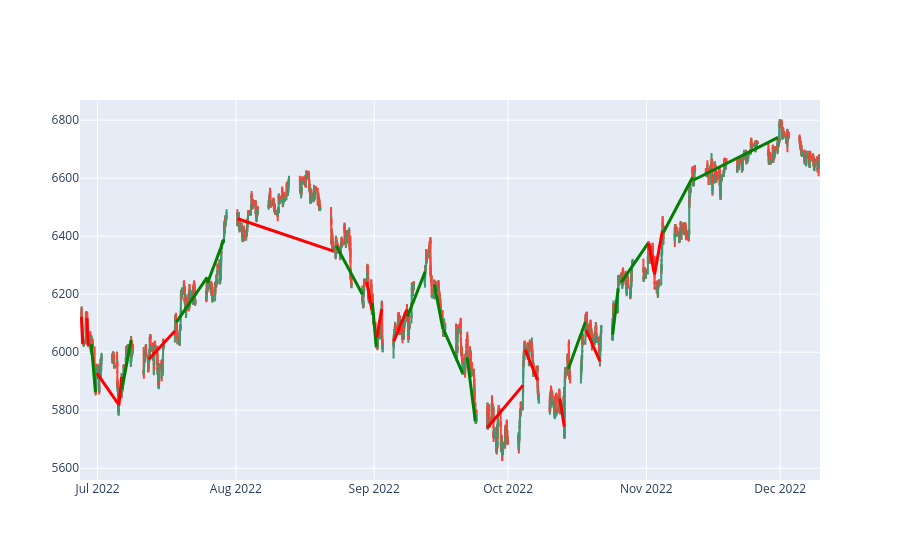

Write notebook code for a chart like this one.
### Markdown cell above
### Plot result

### Code cell
plot_trades_result(data, result)

### Figure 1 — Plotly figure (JSON) as saved in the notebook; plotly's stock layout.template omitted (floating-point values rounded to 4 significant figures; data arrays with more than 128 entries replaced by an {"elided": "..."} marker saying what was removed)
{"data": [{"close": {"elided": "6713 float values"}, "high": {"elided": "6713 float values"}, "low": {"elided": "6713 float values"}, "open": {"elided": "6713 float values"}, "type": "candlestick", "x": {"elided": "6713 str values"}}], "layout": {"shapes": [{"line": {"color": "red", "width": 3}, "type": "line", "x0": "2022-06-27T09:30:00+02:00", "x1": "2022-06-27T15:45:00+02:00", "y0": 6122.0, "y1": 6029.0}, {"line": {"color": "red", "width": 3}, "type": "line", "x0": "2022-06-28T14:30:00+02:00", "x1": "2022-06-28T21:45:00+02:00", "y0": 6118.0, "y1": 6023.0}, {"line": {"color": "green", "width": 3}, "type": "line", "x0": "2022-06-29T14:30:00+02:00", "x1": "2022-06-30T12:30:00+02:00", "y0": 6028.0, "y1": 5862.0}, {"line": {"color": "red", "width": 3}, "type": "line", "x0": "2022-06-30T21:15:00+02:00", "x1": "2022-07-05T14:00:00+02:00", "y0": 5927.0, "y1": 5823.0}, {"line": {"color": "red", "width": 3}, "type": "line", "x0": "2022-07-05T18:30:00+02:00", "x1": "2022-07-06T09:30:00+02:00", "y0": 5816.0, "y1": 5915.0}, {"line": {"color": "green", "width": 3}, "type": "line", "x0": "2022-07-06T11:15:00+02:00", "x1": "2022-07-08T12:15:00+02:00", "y0": 5873.0, "y1": 6042.0}, {"line": {"color": "red", "width": 3}, "type": "line", "x0": "2022-07-12T11:30:00+02:00", "x1": "2022-07-18T08:00:00+02:00", "y0": 5976, "y1": 6073}, {"line": {"color": "green", "width": 3}, "type": "line", "x0": "2022-07-18T15:15:00+02:00", "x1": "2022-07-25T13:30:00+02:00", "y0": 6103, "y1": 6258.0}, {"line": {"color": "green", "width": 3}, "type": "line", "x0": "2022-07-25T15:30:00+02:00", "x1": "2022-07-29T08:00:00+02:00", "y0": 6239.0, "y1": 6390.0}, {"line": {"color": "red", "width": 3}, "type": "line", "x0": "2022-08-01T09:15:00+02:00", "x1": "2022-08-22T21:30:00+02:00", "y0": 6460, "y1": 6348.0}, {"line": {"color": "green", "width": 3}, "type": "line", "x0": "2022-08-23T12:15:00+02:00", "x1": "2022-08-29T08:00:00+02:00", "y0": 6367.0, "y1": 6200.0}, {"line": {"color": "red", "width": 3}, "type": "line", "x0": "2022-08-30T08:00:00+02:00", "x1": "2022-08-31T11:00:00+02:00", "y0": 6242, "y1": 6146.0}, {"line": {"color": "green", "width": 3}, "type": "line", "x0": "2022-08-31T14:30:00+02:00", "x1": "2022-09-01T10:45:00+02:00", "y0": 6170.0, "y1": 6019.0}, {"line": {"color": "red", "width": 3}, "type": "line", "x0": "2022-09-01T14:00:00+02:00", "x1": "2022-09-02T16:00:00+02:00", "y0": 6050.0, "y1": 6148}, {"line": {"color": "red", "width": 3}, "type": "line", "x0": "2022-09-05T09:00:00+02:00", "x1": "2022-09-08T08:00:00+02:00", "y0": 6037.0, "y1": 6147.0}, {"line": {"color": "green", "width": 3}, "type": "line", "x0": "2022-09-08T10:45:00+02:00", "x1": "2022-09-12T10:15:00+02:00", "y0": 6123.0, "y1": 6278}, {"line": {"color": "green", "width": 3}, "type": "line", "x0": "2022-09-14T11:30:00+02:00", "x1": "2022-09-16T09:30:00+02:00", "y0": 6233, "y1": 6080.0}, {"line": {"color": "green", "width": 3}, "type": "line", "x0": "2022-09-16T13:00:00+02:00", "x1": "2022-09-20T19:45:00+02:00", "y0": 6079.0, "y1": 5927}, {"line": {"color": "green", "width": 3}, "type": "line", "x0": "2022-09-21T20:00:00+02:00", "x1": "2022-09-23T15:45:00+02:00", "y0": 5982.0, "y1": 5763.0}, {"line": {"color": "red", "width": 3}, "type": "line", "x0": "2022-09-26T08:00:00+02:00", "x1": "2022-10-04T09:00:00+02:00", "y0": 5739.0, "y1": 5887.0}, {"line": {"color": "red", "width": 3}, "type": "line", "x0": "2022-10-04T19:45:00+02:00", "x1": "2022-10-07T14:30:00+02:00", "y0": 6009, "y1": 5904.0}, {"line": {"color": "red", "width": 3}, "type": "line", "x0": "2022-10-12T14:15:00+02:00", "x1": "2022-10-13T14:30:00+02:00", "y0": 5841.0, "y1": 5743.0}, {"line": {"color": "green", "width": 3}, "type": "line", "x0": "2022-10-14T11:45:00+02:00", "x1": "2022-10-18T08:00:00+02:00", "y0": 5942.0, "y1": 6104.0}, {"line": {"color": "red", "width": 3}, "type": "line", "x0": "2022-10-18T11:45:00+02:00", "x1": "2022-10-21T14:00:00+02:00", "y0": 6077.0, "y1": 5970.0}, {"line": {"color": "green", "width": 3}, "type": "line", "x0": "2022-10-24T10:45:00+02:00", "x1": "2022-10-25T16:15:00+02:00", "y0": 6061.0, "y1": 6221.0}, {"line": {"color": "green", "width": 3}, "type": "line", "x0": "2022-10-26T08:45:00+02:00", "x1": "2022-11-01T09:30:00+01:00", "y0": 6241, "y1": 6376.0}, {"line": {"color": "red", "width": 3}, "type": "line", "x0": "2022-11-01T14:00:00+01:00", "x1": "2022-11-02T16:00:00+01:00", "y0": 6375.0, "y1": 6278}, {"line": {"color": "red", "width": 3}, "type": "line", "x0": "2022-11-02T19:45:00+01:00", "x1": "2022-11-04T14:00:00+01:00", "y0": 6268.0, "y1": 6418.0}, {"line": {"color": "green", "width": 3}, "type": "line", "x0": "2022-11-04T19:30:00+01:00", "x1": "2022-11-11T08:00:00+01:00", "y0": 6413.0, "y1": 6602.0}, {"line": {"color": "green", "width": 3}, "type": "line", "x0": "2022-11-11T11:45:00+01:00", "x1": "2022-11-30T10:15:00+01:00", "y0": 6593.0, "y1": 6740.0}], "xaxis": {"rangeslider": {"visible": false}}}}
